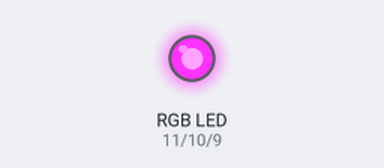
The sketch below on a simulated Arduino Uno, built with avr-gcc and run on an emulated ATmega328P. Parts: an RGB LED mixed from three pins (HIGH = lit).

Above: at 0.1 s.
Timing chart, 0 to 1.6 s (numbered marks = the images above):
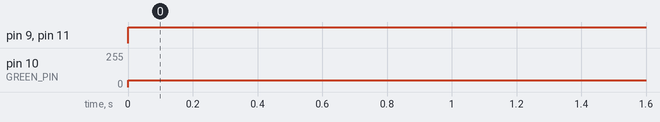

Measured:
- by itself, pin 9 (BLUE_PIN), pin 11 (RED_PIN): LOW → HIGH at 0.00 s
- by itself, pin 10 (GREEN_PIN): 0/255 → 51/255 at 0.00 s

The sketch:

RGB-simple.ino
```cpp
#define RED_PIN 11
#define GREEN_PIN 10
#define BLUE_PIN 9

void setup() {
  pinMode(RED_PIN, OUTPUT);
  pinMode(GREEN_PIN, OUTPUT);
  pinMode(BLUE_PIN, OUTPUT);
}

void loop() {
  rgbOn(255, 51, 255);
}

void rgbOn(int red, int green, int blue){
  analogWrite(RED_PIN, red);
  analogWrite(GREEN_PIN, green);
  analogWrite(BLUE_PIN, blue);
}
```
